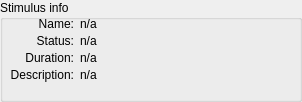
   <widget class="QGroupBox" name="groupBoxStimInfo">
    <property name="geometry">
     <rect>
      <x>479</x>
      <y>0</y>
      <width>302</width>
      <height>102</height>
     </rect>
    </property>
    <property name="title">
     <string>Stimulus info</string>
    </property>
    <widget class="QLabel" name="lblSelStimName">
     <property name="geometry">
      <rect>
       <x>80</x>
       <y>17</y>
       <width>217</width>
       <height>16</height>
      </rect>
     </property>
     <property name="autoFillBackground">
      <bool>false</bool>
     </property>
     <property name="frameShape">
      <enum>QFrame::NoFrame</enum>
     </property>
     <property name="frameShadow">
      <enum>QFrame::Sunken</enum>
     </property>
     <property name="text">
      <string>n/a</string>
     </property>
     <property name="alignment">
      <set>Qt::AlignLeading|Qt::AlignLeft|Qt::AlignTop</set>
     </property>
    </widget>
    <widget class="QLabel" name="lblSelStimInfo">
     <property name="geometry">
      <rect>
       <x>80</x>
       <y>68</y>
       <width>217</width>
       <height>32</height>
      </rect>
     </property>
     <property name="baseSize">
      <size>
       <width>0</width>
       <height>26</height>
      </size>
     </property>
     <property name="font">
      <font>
       <family>Segoe UI</family>
       <kerning>true</kerning>
      </font>
     </property>
     <property name="frameShape">
      <enum>QFrame::NoFrame</enum>
     </property>
     <property name="frameShadow">
      <enum>QFrame::Sunken</enum>
     </property>
     <property name="text">
      <string>n/a</string>
     </property>
     <property name="alignment">
      <set>Qt::AlignLeading|Qt::AlignLeft|Qt::AlignTop</set>
     </property>
     <property name="wordWrap">
      <bool>true</bool>
     </property>
    </widget>
    <widget class="QLabel" name="label_StInfo1">
     <property name="geometry">
      <rect>
       <x>5</x>
       <y>17</y>
       <width>69</width>
       <height>16</height>
      </rect>
     </property>
     <property name="layoutDirection">
      <enum>Qt::LeftToRight</enum>
     </property>
     <property name="text">
      <string>Name:</string>
     </property>
     <property name="alignment">
      <set>Qt::AlignRight|Qt::AlignTop|Qt::AlignTrailing</set>
     </property>
    </widget>
    <widget class="QLabel" name="label_StInfo3">
     <property name="geometry">
      <rect>
       <x>5</x>
       <y>68</y>
       <width>69</width>
       <height>16</height>
      </rect>
     </property>
     <property name="layoutDirection">
      <enum>Qt::LeftToRight</enum>
     </property>
     <property name="text">
      <string>Description:</string>
     </property>
     <property name="alignment">
      <set>Qt::AlignRight|Qt::AlignTop|Qt::AlignTrailing</set>
     </property>
    </widget>
    <widget class="QLabel" name="label_StInfo2">
     <property name="geometry">
      <rect>
       <x>5</x>
       <y>34</y>
       <width>69</width>
       <height>16</height>
      </rect>
     </property>
     <property name="layoutDirection">
      <enum>Qt::LeftToRight</enum>
     </property>
     <property name="text">
      <string>Status:</string>
     </property>
     <property name="alignment">
      <set>Qt::AlignRight|Qt::AlignTop|Qt::AlignTrailing</set>
     </property>
    </widget>
    <widget class="QLabel" name="lblSelStimStatus">
     <property name="geometry">
      <rect>
       <x>80</x>
       <y>34</y>
       <width>217</width>
       <height>16</height>
      </rect>
     </property>
     <property name="autoFillBackground">
      <bool>false</bool>
     </property>
     <property name="frameShape">
      <enum>QFrame::NoFrame</enum>
     </property>
     <property name="frameShadow">
      <enum>QFrame::Sunken</enum>
     </property>
     <property name="text">
      <string>n/a</string>
     </property>
     <property name="alignment">
      <set>Qt::AlignLeading|Qt::AlignLeft|Qt::AlignTop</set>
     </property>
    </widget>
    <widget class="QLabel" name="label_StInfo4">
     <property name="geometry">
      <rect>
       <x>5</x>
       <y>51</y>
       <width>69</width>
       <height>16</height>
      </rect>
     </property>
     <property name="layoutDirection">
      <enum>Qt::LeftToRight</enum>
     </property>
     <property name="text">
      <string>Duration:</string>
     </property>
     <property name="alignment">
      <set>Qt::AlignRight|Qt::AlignTop|Qt::AlignTrailing</set>
     </property>
    </widget>
    <widget class="QLabel" name="lblSelStimDuration">
     <property name="geometry">
      <rect>
       <x>80</x>
       <y>51</y>
       <width>217</width>
       <height>16</height>
      </rect>
     </property>
     <property name="autoFillBackground">
      <bool>false</bool>
     </property>
     <property name="frameShape">
      <enum>QFrame::NoFrame</enum>
     </property>
     <property name="frameShadow">
      <enum>QFrame::Sunken</enum>
     </property>
     <property name="text">
      <string>n/a</string>
     </property>
     <property name="alignment">
      <set>Qt::AlignLeading|Qt::AlignLeft|Qt::AlignTop</set>
     </property>
    </widget>
   </widget>
